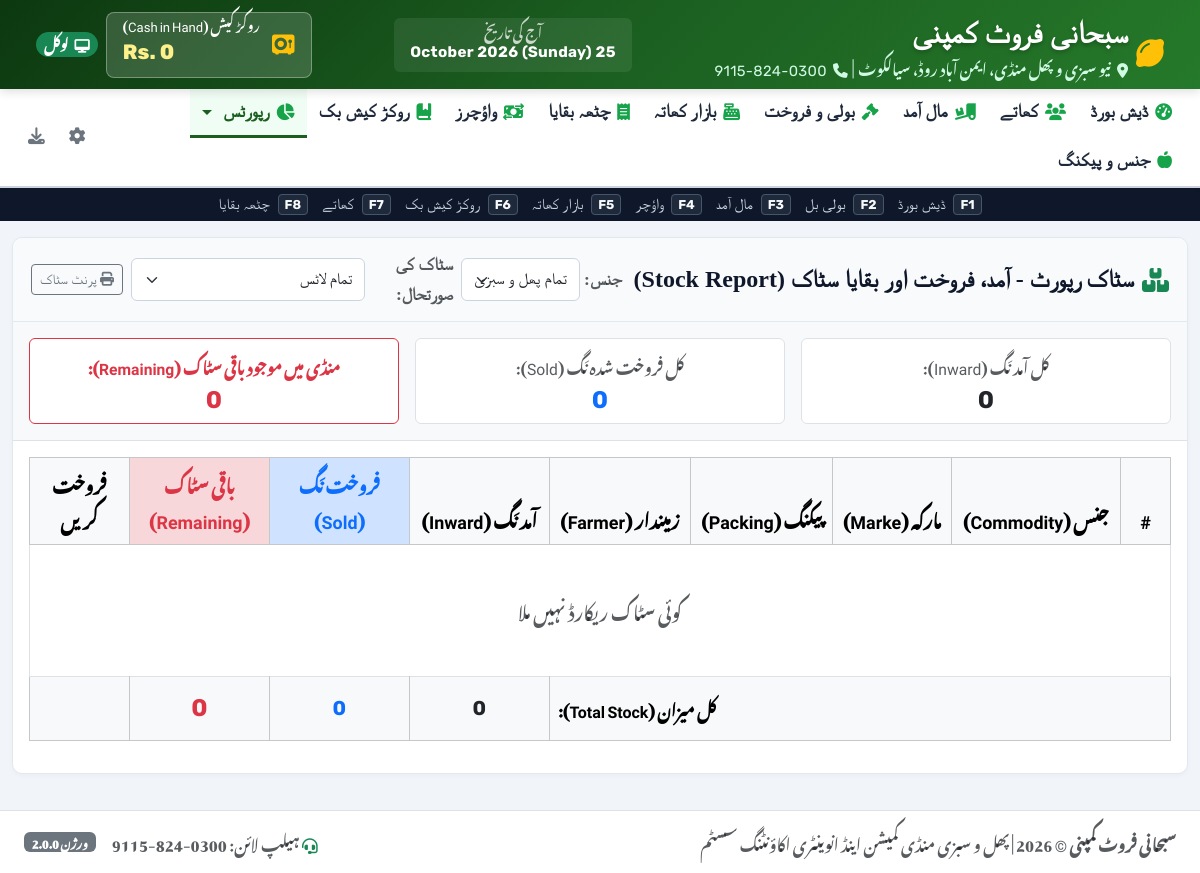
/stock_report.php, run on the app's committed database.
### tables this page shows
CREATE TABLE `settings` (
  `id` int(11) NOT NULL AUTO_INCREMENT,
  `shop_name` varchar(255) NOT NULL DEFAULT 'سبحانی فروٹ کمپنی',
  `shop_subheading` varchar(255) NOT NULL DEFAULT 'فروٹ کمیشن ایجنٹ',
  `mandi_name` varchar(255) NOT NULL DEFAULT 'نیو سبزی و پھل منڈی',
  `city` varchar(100) NOT NULL DEFAULT 'سیالکوٹ',
  `address` text DEFAULT NULL,
  `phone` varchar(100) NOT NULL DEFAULT '0300-824-9115',
  `phone2` varchar(100) DEFAULT NULL,
  `default_commission_rate` decimal(5,2) NOT NULL DEFAULT 6.00,
  `default_mazdoori_per_nag` decimal(10,2) NOT NULL DEFAULT 10.00,
  `default_market_fee_percent` decimal(5,2) NOT NULL DEFAULT 1.00,
  `default_munshiana_per_bill` decimal(10,2) NOT NULL DEFAULT 20.00,
  `whatsapp_country_code` varchar(10) NOT NULL DEFAULT '92',
  `created_at` timestamp NOT NULL DEFAULT current_timestamp(),
  `updated_at` timestamp NOT NULL DEFAULT current_timestamp() ON UPDATE current_timestamp(),
  PRIMARY KEY (`id`)
);

### functions.php (called while the page is built, shortened)
<?php
require_once __DIR__ . '/db.php';
function clean($data) {
    return htmlspecialchars(trim((string)$data), ENT_QUOTES, 'UTF-8');
}
function format_rs($amount, $show_decimals = false) {
    $num = (float)$amount;
    return number_format($num, 0);
}
function get_settings() {
    global $pdo;
    static $settings = null;
    if ($settings === null) {
        $stmt = $pdo->query("SELECT * FROM `settings` LIMIT 1");
        $settings = $stmt->fetch();
    }
    return $settings;
}
function get_cash_in_hand($date = null) {
    global $pdo;
    $v_date_sql = $date ? " AND voucher_date <= " . $pdo->quote($date) : "";
    $s_date_sql = $date ? " AND sale_date <= " . $pdo->quote($date) : "";
    $a_date_sql = $date ? " AND amad_date <= " . $pdo->quote($date) : "";
    $w_date_sql = $date ? " AND date <= " . $pdo->quote($date) : "";
    $r_stmt = $pdo->query("SELECT COALESCE(SUM(amount), 0) FROM `vouchers` WHERE type = 'receipt' AND payment_method = 'cash' $v_date_sql");
    $receipts = (float)$r_stmt->fetchColumn();
    $cs_stmt = $pdo->query("SELECT COALESCE(SUM(net_amount), 0) FROM `sales_bills` WHERE is_paid = 1 $s_date_sql");
    $cash_sales = (float)$cs_stmt->fetchColumn();
    $bw_stmt = $pdo->query("SELECT COALESCE(SUM(morning_amount + evening_amount), 0) FROM `bazar_wasooli` WHERE 1=1 $w_date_sql");
    $bazar_wasooli = (float)$bw_stmt->fetchColumn();
    $total_in = $receipts + $cash_sales + $bazar_wasooli;
    $p_stmt = $pdo->query("SELECT COALESCE(SUM(amount), 0) FROM `vouchers` WHERE type = 'payment' AND payment_method = 'cash' $v_date_sql");
    $payments = (float)$p_stmt->fetchColumn();
    $e_stmt = $pdo->query("SELECT COALESCE(SUM(amount), 0) FROM `vouchers` WHERE type = 'daily_expense' AND payment_method = 'cash' $v_date_sql");
    $expenses = (float)$e_stmt->fetchColumn();
    $f_stmt = $pdo->query("SELECT COALESCE(SUM(freight_paid_by_agent + local_cartage), 0) FROM `maal_amad` WHERE 1=1 $a_date_sql");
    $freight_paid = (float)$f_stmt->fetchColumn();
    $total_out = $payments + $expenses + $freight_paid;
    return [
        'total_in' => $total_in,
        'total_out' => $total_out,
        'cash_in_hand' => $total_in - $total_out
    ];
}

### stock_report.php (the view, shortened to what this page needs)
<?php
require_once __DIR__ . '/includes/header.php';
$status_filter = clean($_GET['status'] ?? 'all');
$sql = "SELECT m.*, p.urdu_name as farmer_name, p.city as farmer_city, i.urdu_name as item_name, pk.urdu_name as packing_name
    FROM `maal_amad` m
    JOIN `parties` p ON m.farmer_id = p.id
    JOIN `items` i ON m.item_id = i.id
    JOIN `packings` pk ON m.packing_id = pk.id
    WHERE 1=1";
$params = [];
$sql .= " ORDER BY m.remaining_nag DESC, m.id DESC";
$stmt = $pdo->prepare($sql);
$stmt->execute($params);
$stock_rows = $stmt->fetchAll();
$tot_amad = 0;
$tot_sold = 0;
$tot_rem = 0;
?>
<div class="card-custom">
    <div class="card-custom-header flex-wrap gap-2">
        <div class="d-flex align-items-center gap-2">
            <i class="fa-solid fa-boxes-stacked text-success fs-4"></i>
            <h4 class="urdu-font fw-bold m-0">سٹاک رپورٹ - آمد، فروخت اور بقایا سٹاک (Stock Report)</h4>
        </div>
        <form method="GET" action="stock_report.php" class="d-flex align-items-center flex-wrap gap-2">
            <div class="d-flex align-items-center gap-1">
                <label class="small text-muted fw-bold">جنس:</label>
                <select name="item_id" class="form-select form-select-sm urdu-font" onchange="this.form.submit()">
                    <option value="0">تمام پھل و سبزی</option>
                </select>
            </div>
            <div class="d-flex align-items-center gap-1">
                <label class="small text-muted fw-bold">سٹاک کی صورتحال:</label>
                <select name="status" class="form-select form-select-sm" onchange="this.form.submit()">
                    <option value="all" <?= $status_filter === 'all' ? 'selected' : '' ?>>تمام لاٹس</option>
                </select>
            </div>
            <button type="button" onclick="window.print()" class="btn btn-sm btn-outline-secondary">
                <i class="fa-solid fa-print"></i> پرنٹ سٹاک
            </button>
        </form>
    </div>
    <div class="p-3 bg-light border-bottom">
        <div class="row g-3 text-center">
            <div class="col-4">
                <div class="p-2 bg-white rounded border">
                    <span class="text-muted small">کل آمد نَگ (Inward):</span>
                    <h4 class="rubik-font fw-bold text-dark m-0 mt-1"><?= number_format($tot_amad) ?></h4>
                </div>
            </div>
            <div class="col-4">
                <div class="p-2 bg-white rounded border">
                    <span class="text-muted small">کل فروخت شدہ نَگ (Sold):</span>
                    <h4 class="rubik-font fw-bold text-primary m-0 mt-1"><?= number_format($tot_sold) ?></h4>
                </div>
            </div>
            <div class="col-4">
                <div class="p-2 bg-white rounded border border-danger">
                    <span class="text-danger small fw-bold">منڈی میں موجود باقی سٹاک (Remaining):</span>
                    <h4 class="rubik-font fw-bold text-danger m-0 mt-1"><?= number_format($tot_rem) ?></h4>
                </div>
            </div>
        </div>
    </div>
    <div class="table-responsive p-3">
        <table class="table table-bordered table-hover align-middle">
            <thead class="table-light text-center">
                <tr>
                    <th style="width: 50px;">#</th>
                    <th>جنس (Commodity)</th>
                    <th>مارکہ (Marke)</th>
                    <th>پیکنگ (Packing)</th>
                    <th>زمیندار (Farmer)</th>
                    <th style="width: 140px;" class="bg-light">آمد نَگ (Inward)</th>
                    <th style="width: 140px;" class="bg-primary-subtle text-primary">فروخت نَگ (Sold)</th>
                    <th style="width: 140px;" class="bg-danger-subtle text-danger">باقی سٹاک (Remaining)</th>
                    <th style="width: 100px;">فروخت کریں</th>
                </tr>
            </thead>
            <tbody>
                <?php if (empty($stock_rows)): ?>
                    <tr><td colspan="9" class="text-center text-muted py-5">کوئی سٹاک ریکارڈ نہیں ملا</td></tr>
                <?php else:
                    $c = 1;
                    foreach ($stock_rows as $stk):
                ?>
                    <tr class="<?= $stk['remaining_nag'] > 0 ? '' : 'table-light text-muted' ?>">
                        <td class="text-center rubik-font small"><?= $c++ ?></td>
                        <td class="urdu-font fw-bold fs-5 text-dark"><?= htmlspecialchars($stk['item_name']) ?></td>
                        <td><span class="badge bg-secondary fs-6"><?= htmlspecialchars($stk['marke']) ?></span></td>
                        <td><?= htmlspecialchars($stk['packing_name']) ?></td>
                        <td class="urdu-font">
                            <?= htmlspecialchars($stk['farmer_name']) ?>
                            <small class="text-muted">(<?= htmlspecialchars($stk['farmer_city'] ?: '-') ?>)</small>
                        </td>
                        <td class="text-center rubik-font fw-bold fs-6"><?= number_format($stk['total_nag']) ?></td>
                        <td class="text-center rubik-font fw-bold text-primary fs-6"><?= number_format($stk['sold_nag']) ?></td>
                        <td class="text-center rubik-font fw-bold text-danger fs-5 <?= $stk['remaining_nag'] > 0 ? 'bg-danger-subtle' : '' ?>">
                            <?= number_format($stk['remaining_nag']) ?>
                        </td>
                        <td class="text-center no-print">
                            <?php if ($stk['remaining_nag'] > 0): ?>
                                <a href="boli_sales.php" class="btn btn-sm btn-success p-1 px-2">
                                    <i class="fa-solid fa-gavel"></i> بولی
                                </a>
                            <?php else: ?>
                                <span class="badge bg-success">مکمل</span>
                            <?php endif; ?>
                        </td>
                    </tr>
                <?php endforeach; endif; ?>
            </tbody>
            <tfoot class="table-light fw-bold fs-6">
                <tr>
                    <td colspan="5" class="text-end urdu-font">کل میزان (Total Stock):</td>
                    <td class="text-center rubik-font text-dark fs-5"><?= number_format($tot_amad) ?></td>
                    <td class="text-center rubik-font text-primary fs-5"><?= number_format($tot_sold) ?></td>
                    <td class="text-center rubik-font text-danger fs-4"><?= number_format($tot_rem) ?></td>
                    <td></td>
                </tr>
            </tfoot>
        </table>
    </div>
</div>
<?php require_once __DIR__ . '/includes/footer.php'; ?>

### includes/header.php (shortened to what this page needs)
<?php
require_once __DIR__ . '/../functions.php';
$settings = get_settings();
$cash_stats = get_cash_in_hand();
$current_page = basename($_SERVER['PHP_SELF']);
?>
<!DOCTYPE html>
<html lang="ur" dir="rtl">
<head>
    <link rel="stylesheet" href="https://cdn.jsdelivr.net/npm/bootstrap@5.3.2/dist/css/bootstrap.rtl.min.css">
    <link rel="stylesheet" href="https://cdnjs.cloudflare.com/ajax/libs/font-awesome/6.5.1/css/all.min.css">
</head>
<body>
<header class="top-navbar no-print">
    <div class="container-fluid d-flex flex-wrap align-items-center justify-content-between gap-2">
        <div class="d-flex align-items-center gap-2">
            <span class="fs-2 text-warning"><i class="fa-solid fa-lemon"></i></span>
            <div>
                <h1 class="shop-title"><?= htmlspecialchars($settings['shop_name']) ?></h1>
                <div class="shop-subtitle">
                    <i class="fa-solid fa-location-dot me-1"></i> <?= htmlspecialchars($settings['mandi_name']) ?>، <?= htmlspecialchars($settings['city']) ?> &nbsp;|&nbsp;
                    <i class="fa-solid fa-phone me-1"></i> <span class="rubik-digits"><?= htmlspecialchars($settings['phone']) ?></span>
                </div>
            </div>
        </div>
        <div class="text-white text-center d-none d-md-block px-3 py-1 rounded" style="background: rgba(255,255,255,0.08);">
            <div class="small opacity-75" style="font-size: 0.85rem; line-height: 1.2;">آج کی تاریخ</div>
            <div class="fw-bold rubik-digits" style="font-size: 0.95rem;"><?= date('d F Y') ?> (<?= date('l') ?>)</div>
        </div>
        <div class="d-flex align-items-center gap-2">
            <div class="cash-badge">
                <i class="fa-solid fa-vault fs-5 text-warning"></i>
                <div class="text-end">
                    <div style="font-size: 0.82rem; line-height: 1.1;">روکڑ کیش (Cash in Hand)</div>
                    <span class="amount">Rs. <?= format_rs($cash_stats['cash_in_hand']) ?></span>
                </div>
            </div>
            <span class="badge bg-<?= ENV_MODE === 'local' ? 'success' : 'info' ?> p-1 px-2 rounded-pill d-none d-lg-inline-block" style="font-size: 0.85rem;">
                <i class="fa-solid fa-<?= ENV_MODE === 'local' ? 'desktop' : 'cloud' ?> me-1"></i>
                <?= ENV_MODE === 'local' ? 'لوکل' : 'کلاؤڈ' ?>
            </span>
        </div>
    </div>
</header>
<nav class="main-menu-nav no-print">
    <div class="container-fluid d-flex align-items-center justify-content-between p-0">
        <div class="nav-scroll-container">
            <a href="<?= BASE_URL ?>index.php" class="nav-item-btn <?= $current_page == 'index.php' ? 'active' : '' ?>">
                <i class="fa-solid fa-gauge-high"></i> ڈیش بورڈ
            </a>
            <a href="<?= BASE_URL ?>parties.php" class="nav-item-btn <?= $current_page == 'parties.php' ? 'active' : '' ?>">
                <i class="fa-solid fa-users"></i> کھاتے
            </a>
            <a href="<?= BASE_URL ?>maal_amad.php" class="nav-item-btn <?= $current_page == 'maal_amad.php' ? 'active' : '' ?>">
                <i class="fa-solid fa-truck-ramp-box"></i> مال آمد
            </a>
            <a href="<?= BASE_URL ?>boli_sales.php" class="nav-item-btn <?= $current_page == 'boli_sales.php' ? 'active' : '' ?>">
                <i class="fa-solid fa-gavel"></i> بولی و فروخت
            </a>
            <a href="<?= BASE_URL ?>bazar_khata.php" class="nav-item-btn <?= $current_page == 'bazar_khata.php' ? 'active' : '' ?>">
                <i class="fa-solid fa-cash-register"></i> بازار کھاتہ
            </a>
            <a href="<?= BASE_URL ?>chittha.php" class="nav-item-btn <?= $current_page == 'chittha.php' ? 'active' : '' ?>">
                <i class="fa-solid fa-receipt"></i> چٹھہ بقایا
            </a>
            <a href="<?= BASE_URL ?>vouchers.php" class="nav-item-btn <?= $current_page == 'vouchers.php' ? 'active' : '' ?>">
                <i class="fa-solid fa-money-bill-transfer"></i> واؤچرز
            </a>
            <a href="<?= BASE_URL ?>rokad.php" class="nav-item-btn <?= $current_page == 'rokad.php' ? 'active' : '' ?>">
                <i class="fa-solid fa-book-bookmark"></i> روکڑ کیش بک
            </a>
            <div class="dropdown">
                <a class="nav-item-btn dropdown-toggle <?= in_array($current_page, ['zamindar_bill.php', 'ledgers.php', 'stock_report.php', 'daily_summary.php']) ? 'active' : '' ?>" href="#" role="button" data-bs-toggle="dropdown" data-bs-display="static" aria-expanded="false">
                    <i class="fa-solid fa-chart-pie"></i> رپورٹس
                </a>
            </div>
            <a href="<?= BASE_URL ?>items.php" class="nav-item-btn <?= $current_page == 'items.php' ? 'active' : '' ?>">
                <i class="fa-solid fa-apple-whole"></i> جنس و پیکنگ
            </a>
        </div>
        <div class="d-flex align-items-center">
            <a href="<?= BASE_URL ?>settings.php" class="nav-item-btn text-secondary <?= $current_page == 'settings.php' ? 'active' : '' ?>" title="سیٹنگز">
                <i class="fa-solid fa-gear text-secondary"></i>
            </a>
            <a href="<?= BASE_URL ?>backup.php" class="nav-item-btn text-secondary <?= $current_page == 'backup.php' ? 'active' : '' ?>" title="بیک اپ">
                <i class="fa-solid fa-download text-secondary"></i>
            </a>
        </div>
    </div>
</nav>
<div class="hotkeys-bar no-print">
    <div class="hotkey-item"><kbd>F1</kbd> ڈیش بورڈ</div>
    <div class="hotkey-item"><kbd>F2</kbd> بولی بل</div>
    <div class="hotkey-item"><kbd>F3</kbd> مال آمد</div>
    <div class="hotkey-item"><kbd>F4</kbd> واؤچر</div>
    <div class="hotkey-item"><kbd>F5</kbd> بازار کھاتہ</div>
    <div class="hotkey-item"><kbd>F6</kbd> روکڑ کیش بک</div>
    <div class="hotkey-item"><kbd>F7</kbd> کھاتے</div>
    <div class="hotkey-item"><kbd>F8</kbd> چٹھہ بقایا</div>
</div>
<main class="container-fluid py-3 flex-grow-1">

### includes/footer.php (shortened to what this page needs)
</main>
<footer class="bg-white border-top py-3 mt-auto no-print">
    <div class="container-fluid d-flex flex-wrap align-items-center justify-content-between text-muted small px-4">
        <div>
            <strong><?= htmlspecialchars($settings['shop_name'] ?? APP_NAME) ?></strong> &copy; <?= date('Y') ?> |
            پھل و سبزی منڈی کمیشن اینڈ انوینٹری اکاؤنٹنگ سسٹم
        </div>
        <div class="d-flex align-items-center gap-3">
            <span><i class="fa-solid fa-headset text-success"></i> ہیلپ لائن: <?= htmlspecialchars($settings['phone']) ?></span>
            <span class="badge bg-secondary">ورژن <?= APP_VERSION ?></span>
        </div>
    </div>
</footer>
</body>
</html>

### data on the page
settings: shop_name "سبحانی فروٹ کمپنی", mandi_name "نیو سبزی و پھل منڈی، ایمن آباد روڈ", city "سیالکوٹ", phone "0300-824-9115"

### other printed values
format_rs($cash_stats['cash_in_hand']) "0"
$tot_amad "0"
$tot_sold "0"
$tot_rem "0"
APP_VERSION "2.0.0"
